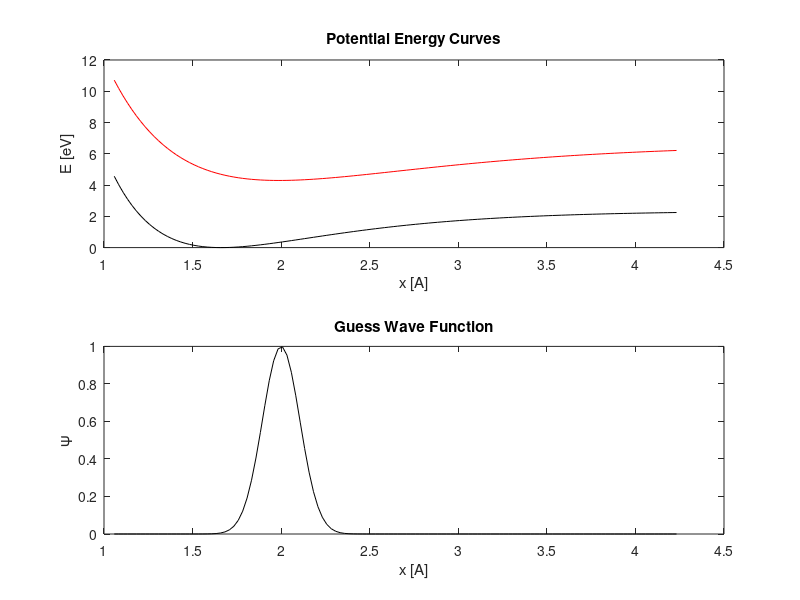

This chart was generated by the following MATLAB code: (Note: this script raises an error after producing the figure.)
%
% setup up a 1D system and write QDng conforming data input files
%

% conversion factors
a0 = 0.529;
ev = 27.21;

% system parameters
Nx = 128;  % numberof grid points
xmin = 2;
xmax = 8;

% define a ground and excited state potential (MgH+)
fVg  = @(x) 0.08664*(1-exp(-0.764*(x-3.141))).^2;
fVe  = @(x) 0.08602*(1-exp(-0.5558*(x-3.757))).^2+0.1578;

% setup numerical grid
x = linspace(xmin, xmax, Nx);

Vg = fVg(x);
Ve = fVe(x);

% plot potentials
subplot(2,1,1);
plot(x*a0, Vg*ev, 'k-', x*a0, Ve*ev, 'r-');
xlabel('x [A]'); ylabel('E [eV]');
title('Potential Energy Curves');

% create a simple wave function guess and plot it
wfguess = exp(-(x-2/a0).^2/0.2^2/2);

subplot(2,1,2);
plot(x*a0, wfguess, 'k-');
xlabel('x [A]'); ylabel('\Psi');
title('Guess Wave Function');

% Prepare the meta data for the potential and write it
Vmeta = struct('class','GridPotential', 'xmin',xmin, 'xmax', xmax); % that's sufficient
qd_write_op('pot_Vg', Vg, Vmeta); % this will create pot_Vg.op
qd_write_op('pot_Ve', Ve, Vmeta); % this will create pot_Ve.op


% Prepare the meta data for the wave function and write it
WFmeta = struct('class','WFGridCartesian', 'xmin', xmin, 'xmax', xmax); % that's sufficient
qd_write_wf('wfguess', wfguess, WFmeta); % This will create wfguess.wf

% Now go ahead and run on the console 'qdng efs.qds'






